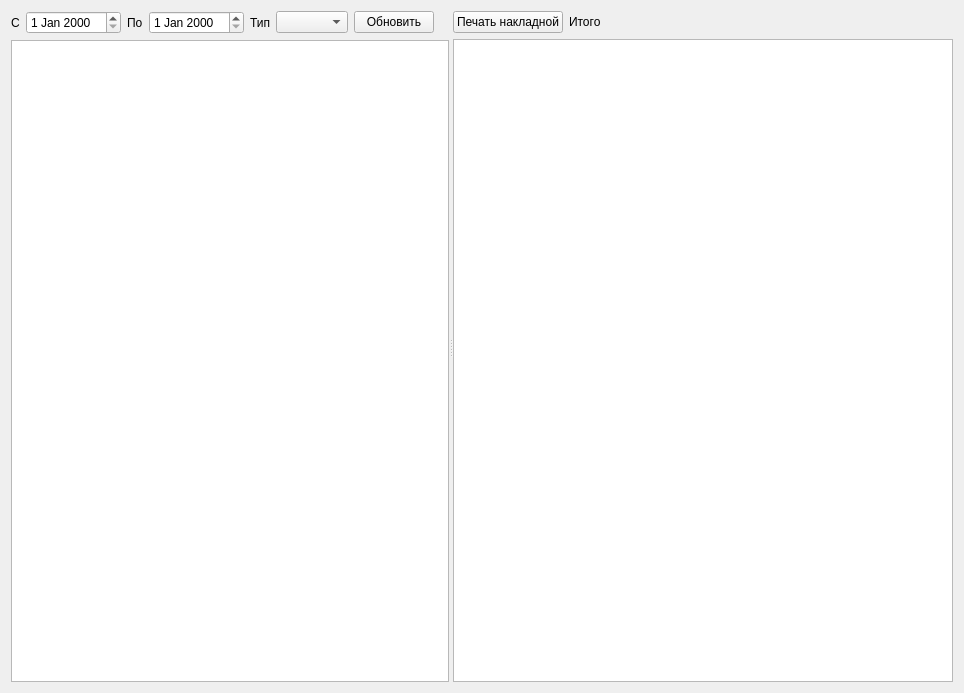
<?xml version="1.0" encoding="UTF-8"?>
<ui version="4.0">
 <class>FormNaklPodt</class>
 <widget class="QWidget" name="FormNaklPodt">
  <property name="geometry">
   <rect>
    <x>0</x>
    <y>0</y>
    <width>964</width>
    <height>693</height>
   </rect>
  </property>
  <property name="windowTitle">
   <string>Form</string>
  </property>
  <layout class="QVBoxLayout" name="verticalLayout_3">
   <item>
    <widget class="QSplitter" name="splitter">
     <property name="orientation">
      <enum>Qt::Horizontal</enum>
     </property>
     <widget class="QWidget" name="layoutWidget">
      <layout class="QVBoxLayout" name="verticalLayout_2">
       <item>
        <layout class="QHBoxLayout" name="horizontalLayout">
         <item>
          <widget class="QLabel" name="label">
           <property name="text">
            <string>С</string>
           </property>
          </widget>
         </item>
         <item>
          <widget class="DateEdit" name="dateEditBeg"/>
         </item>
         <item>
          <widget class="QLabel" name="label_2">
           <property name="text">
            <string>По</string>
           </property>
          </widget>
         </item>
         <item>
          <widget class="DateEdit" name="dateEditEnd"/>
         </item>
         <item>
          <widget class="QLabel" name="label_3">
           <property name="text">
            <string>Тип</string>
           </property>
          </widget>
         </item>
         <item>
          <widget class="QComboBox" name="comboBoxType"/>
         </item>
         <item>
          <widget class="QPushButton" name="pushButtonUpd">
           <property name="text">
            <string>Обновить</string>
           </property>
          </widget>
         </item>
         <item>
          <spacer name="horizontalSpacer">
           <property name="orientation">
            <enum>Qt::Horizontal</enum>
           </property>
           <property name="sizeHint" stdset="0">
            <size>
             <width>40</width>
             <height>20</height>
            </size>
           </property>
          </spacer>
         </item>
        </layout>
       </item>
       <item>
        <widget class="TableView" name="tableViewNakl">
         <property name="selectionMode">
          <enum>QAbstractItemView::SingleSelection</enum>
         </property>
         <property name="selectionBehavior">
          <enum>QAbstractItemView::SelectRows</enum>
         </property>
         <attribute name="verticalHeaderVisible">
          <bool>false</bool>
         </attribute>
        </widget>
       </item>
      </layout>
     </widget>
     <widget class="QWidget" name="layoutWidget">
      <layout class="QVBoxLayout" name="verticalLayout">
       <item>
        <layout class="QHBoxLayout" name="horizontalLayout_2">
         <item>
          <widget class="QPushButton" name="pushButtonPrint">
           <property name="text">
            <string>Печать накладной</string>
           </property>
          </widget>
         </item>
         <item>
          <widget class="QLabel" name="labelItogo">
           <property name="text">
            <string>Итого</string>
           </property>
          </widget>
         </item>
         <item>
          <spacer name="horizontalSpacer_2">
           <property name="orientation">
            <enum>Qt::Horizontal</enum>
           </property>
           <property name="sizeHint" stdset="0">
            <size>
             <width>40</width>
             <height>20</height>
            </size>
           </property>
          </spacer>
         </item>
        </layout>
       </item>
       <item>
        <widget class="TableView" name="tableViewCont">
         <property name="minimumSize">
          <size>
           <width>500</width>
           <height>0</height>
          </size>
         </property>
        </widget>
       </item>
      </layout>
     </widget>
    </widget>
   </item>
  </layout>
 </widget>
 <customwidgets>
  <customwidget>
   <class>DateEdit</class>
   <extends>QDateEdit</extends>
   <header>db/dbviewer.h</header>
  </customwidget>
  <customwidget>
   <class>TableView</class>
   <extends>QTableView</extends>
   <header>olap/tableview.h</header>
  </customwidget>
 </customwidgets>
 <resources/>
 <connections/>
</ui>
